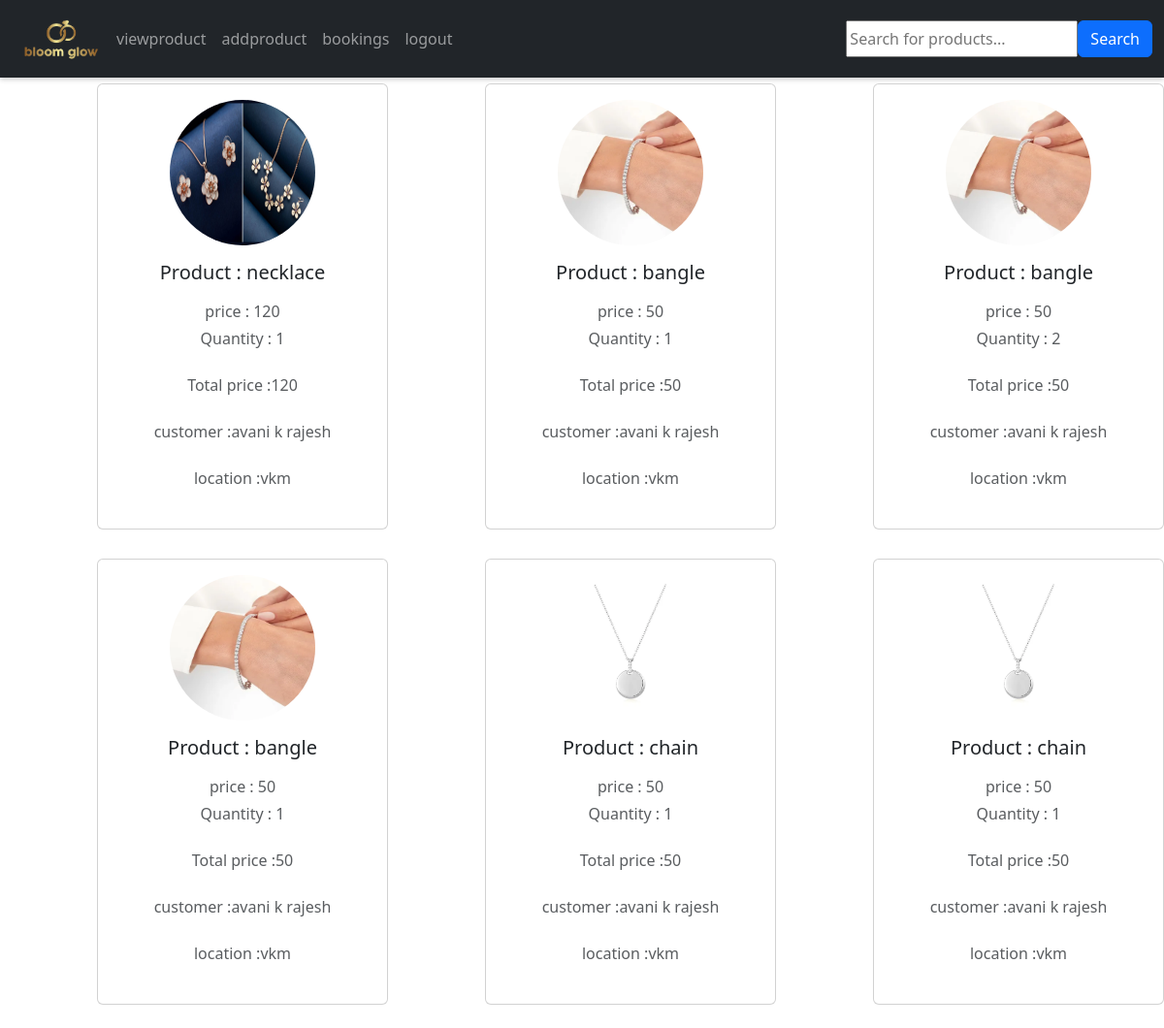
The app's page /bookinghistry (signed in) with its own data.
### app/models.py (models this page shows, shortened)
class Buy(models.Model):
    product = models.ForeignKey(Product,on_delete=models.CASCADE)
    user = models.ForeignKey(Register,on_delete=models.CASCADE)
    date_of_buying = models.TextField()
    quantity = models.IntegerField()
    price = models.IntegerField()
    DELIVERY_STATUS_CHOICES = [
        ("Pending", "Pending"),
        ("Shipped", "Shipped"),
        ("In Transit", "In Transit"),
        ("Delivered", "Delivered"),
    ]
    delivery_status = models.CharField(
        max_length=20, choices=DELIVERY_STATUS_CHOICES, default="Pending"
    )
    def __str__(self):
        return f"{self.product.name} - {self.delivery_status}"

class Product(models.Model):
    shop = models.ForeignKey(Shopreg,on_delete=models.CASCADE)
    name = models.TextField()
    discription = models.TextField()
    price = models.IntegerField()
    quantity = models.IntegerField()
    offerprice = models.IntegerField()
    image = models.FileField()

class Register(models.Model):
    Email = models.EmailField(unique=True)
    name = models.TextField()
    phonenumber = models.IntegerField()
    password = models.TextField()
    location= models.TextField()

### app/views.py (the view)
# urls.py: path('bookinghistry',views.bookinghistry),
def bookinghistry(req):
    l=[]
    data=Product.objects.filter(shop=get_shop(req))
    for i in data:
        data1=Buy.objects.filter(product=i)
        l.append(data1)
    print(l)
    return render(req,'shop/bookinghistry.html',{'data':l})

### app/views.py (called while the page is built)
def get_shop(req):
    data=Shopreg.objects.get(Email=req.session['shop'])
    return data

### template/shop/bookinghistry.html (shortened to what this page needs)
<!DOCTYPE html>
<html lang="en">
<head>
  <link href="https://cdn.jsdelivr.net/npm/bootstrap@5.3.3/dist/css/bootstrap.min.css" rel="stylesheet">
</head>
<body>
  <nav id="nav" class="navbar navbar-expand-sm navbar-dark bg-dark">
    <div class="container-fluid">
      <a href="../viewpro" class="logo"  >
        <img src=" static/logo.png" alt="logo" width="100px">
      </a>
      <div class="collapse navbar-collapse" id="mynavbar">
        <ul class="navbar-nav me-auto">
          <li class="nav-item">
            <a class="nav-link" href="../viewpro">viewproduct</a>
          </li>
        <li class="nav-item">
          <a class="nav-link" href="../addpro">addproduct</a>
        </li>
      <li class="nav-item">
        <a class="nav-link" href="../bookinghistry">bookings</a>
      </li>
          <li class="nav-item">
            <a class="nav-link" href="../logout">logout</a>
          </li>
        </ul>
    <form class="d-flex" method="get" action="{% url 'product_search' %}">
      <input type="text" name="form-control me-2" placeholder="Search for products...">
      <button type="submit" class="btn btn-primary">Search</button>
    </form>
      </div>
    </div>
  </nav>
  {% for i in data %}
  {% for j in i %}
  <div class="card mb-4">
    <div class="card-body text-center">
      <img src="{{j.product.image.url}}" alt="avatar" class="rounded-circle img-fluid" style="width: 150px;height: 150px;">
      <h5 class="my-3">Product : {{j.product.name}}</h5>
      <p class="text-muted mb-1">price : {{j.price}}</p>
      <p class="text-muted mb-4">Quantity : {{j.quantity}}</p>
      <p class="text-muted mb-4">Total price :{{j.price}}</p>
      <p class="text-muted mb-4">customer :{{j.user.name}}</p>
      <p class="text-muted mb-4">location :{{j.user.location}}</p>
        </div>
    </div>
  {% endfor %}
  {% endfor %}
</body>
</html>

### template/shop/bookinghistry.html (style rules this page uses)
.card { float: left; width: 300px; margin-left: 100PX; padding: 0px; margin-top: 6px; }
.navbar .nav-link { transition: color 0.3s; / }
#nav { box-shadow: 0 2px 5px rgba(0, 0, 0, 0.2); height: 80px; margin: -20px -20px-20px 0; }

### records on screen
Buy: product.image (picture), product.name "necklace", price "120", quantity "1", user.name "avani k rajesh", user.location "vkm"
Buy: product.image (picture), product.name "bangle", price "50", quantity "1", user.name "avani k rajesh", user.location "vkm"
Buy: product.image (picture), product.name "bangle", price "50", quantity "2", user.name "avani k rajesh", user.location "vkm"
Buy: product.image (picture), product.name "bangle", price "50", quantity "1", user.name "avani k rajesh", user.location "vkm"
Buy: product.image (picture), product.name "chain", price "50", quantity "1", user.name "avani k rajesh", user.location "vkm"
Buy: product.image (picture), product.name "chain", price "50", quantity "1", user.name "avani k rajesh", user.location "vkm"
